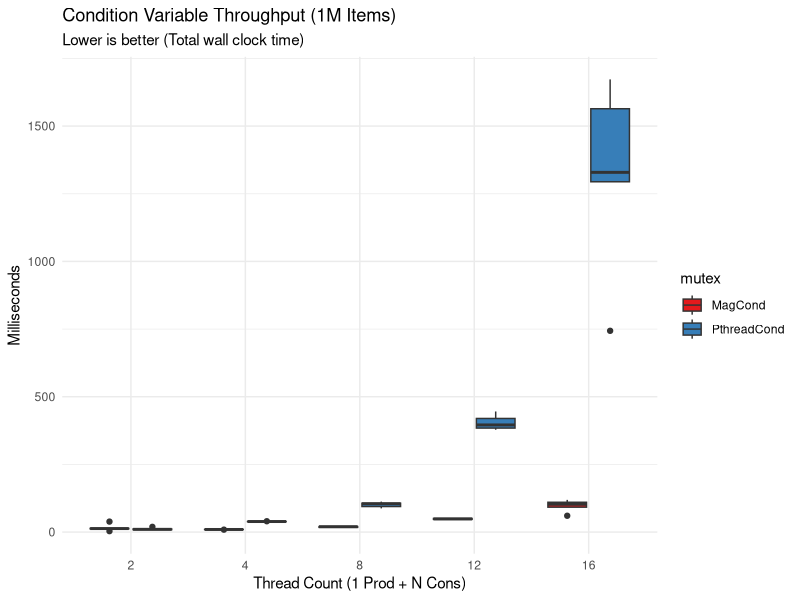
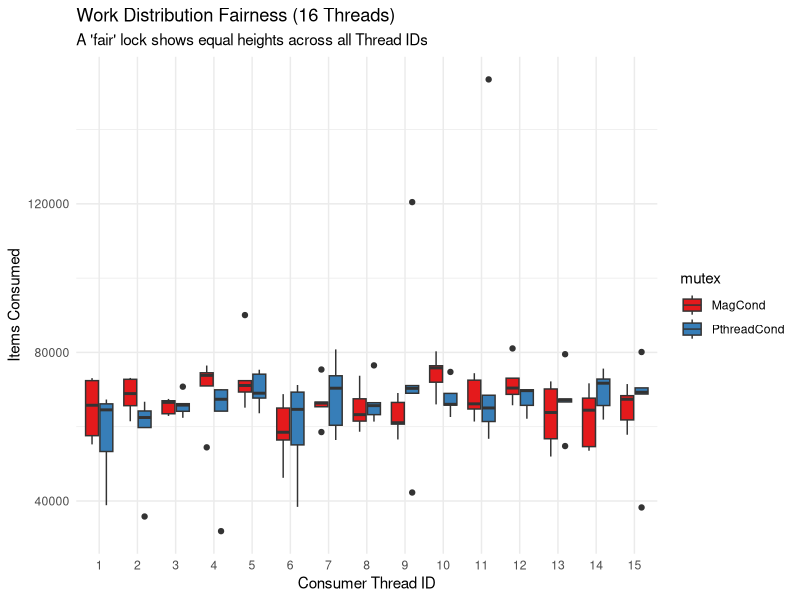

Generate these figures, in order, with R:
library(ggplot2)
library(dplyr)

# 1. Load the data
if (!file.exists("cv_benchmark.csv")) {
  stop("CSV file not found! Run your benchmark first: ./MagMutex > cv_benchmark.csv")
}

df <- read.csv("cv_benchmark.csv")

# --- CONSOLE SUMMARY ---
# Let's print some quick results so you can see them in the terminal
cat("\n=== SUMMARY STATISTICS (Total Time in ms) ===\n")
summary_stats <- df %>%
  filter(role == "Producer") %>%
  group_by(mutex, threads) %>%
  summarise(
    mean_ms = mean(latency_ns) / 1e6,
    sd_ms = sd(latency_ns) / 1e6,
    .groups = 'drop'
  )
print(summary_stats)

# --- PLOT 1: THROUGHPUT ---
cat("\nGenerating Throughput Plot: throughput.png ...")
p1 <- ggplot(df %>% filter(role == "Producer"), aes(x = factor(threads), y = latency_ns / 1e6, fill = mutex)) +
  geom_boxplot() +
  labs(title = "Condition Variable Throughput (1M Items)",
       subtitle = "Lower is better (Total wall clock time)",
       x = "Thread Count (1 Prod + N Cons)",
       y = "Milliseconds") +
  theme_minimal() +
  scale_fill_brewer(palette = "Set1")

ggsave("throughput.png", p1, width = 8, height = 6)

# --- PLOT 2: FAIRNESS ---
cat("\nGenerating Fairness Plot: fairness.png ...")
# Look at the 16-thread case specifically
consumers_16 <- df %>% filter(threads == 16, role == "Consumer")
p2 <- ggplot(consumers_16, aes(x = factor(thread_id), y = items_processed, fill = mutex)) +
  geom_boxplot() +
  labs(title = "Work Distribution Fairness (16 Threads)",
       subtitle = "A 'fair' lock shows equal heights across all Thread IDs",
       x = "Consumer Thread ID",
       y = "Items Consumed") +
  theme_minimal() +
  scale_fill_brewer(palette = "Set1")

ggsave("fairness.png", p2, width = 10, height = 6)

cat("\n\nDone! Check your folder for 'throughput.png' and 'fairness.png'.\n")
